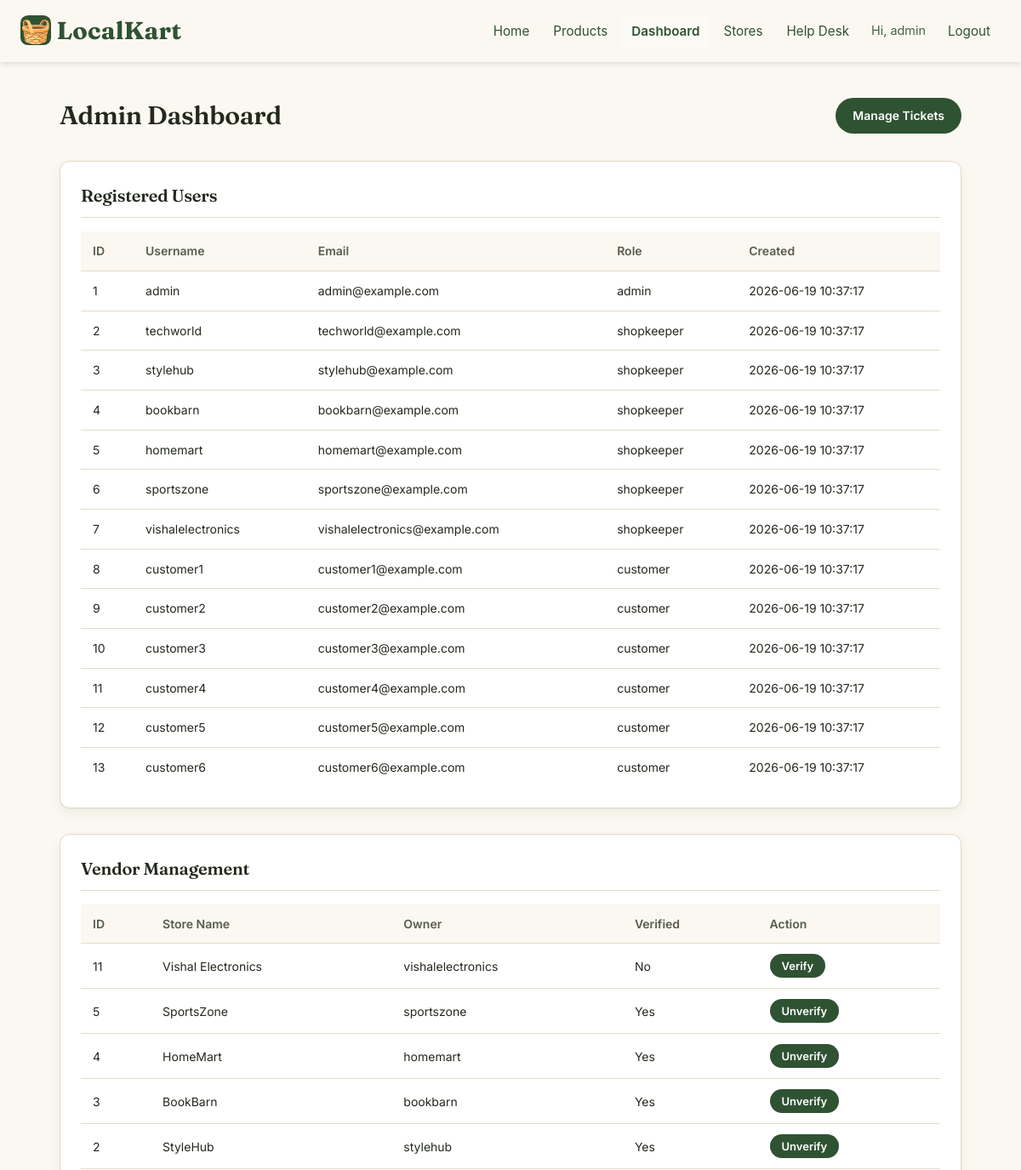
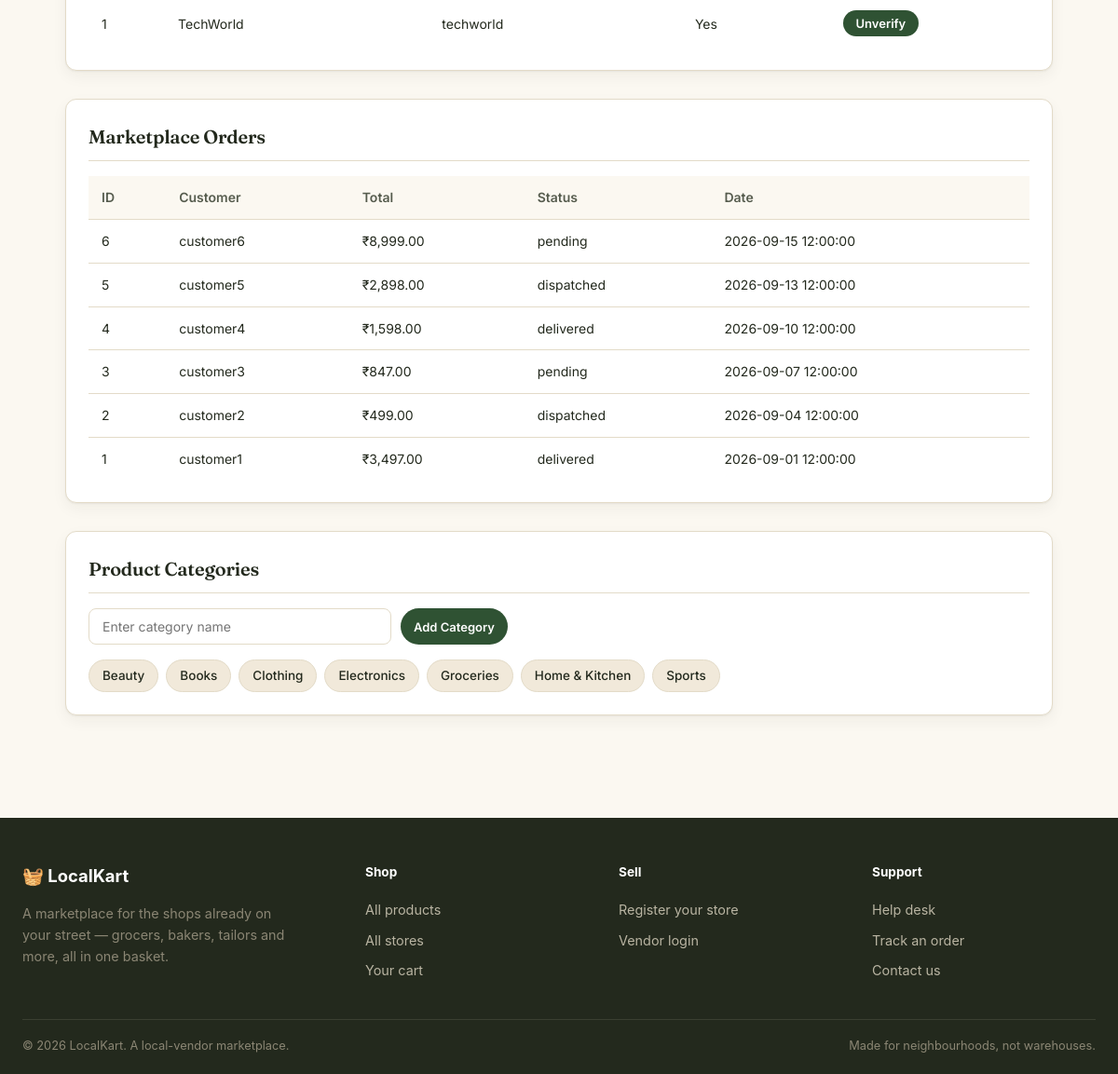
/admin.php (signed in), run on the app's committed database (2 pictures, top to bottom).
### tables this page shows
CREATE TABLE IF NOT EXISTS users (
    id INT AUTO_INCREMENT PRIMARY KEY,
    username VARCHAR(50) UNIQUE NOT NULL,
    email VARCHAR(100) UNIQUE NOT NULL,
    password VARCHAR(255) NOT NULL,
    role ENUM('admin', 'shopkeeper', 'customer') NOT NULL,
    reset_token VARCHAR(64) NULL,
    reset_token_expires DATETIME NULL,
    created_at TIMESTAMP DEFAULT CURRENT_TIMESTAMP
);

CREATE TABLE IF NOT EXISTS vendors (
    id INT AUTO_INCREMENT PRIMARY KEY,
    user_id INT NOT NULL,
    store_name VARCHAR(100) NOT NULL,
    address TEXT,
    verified BOOLEAN DEFAULT FALSE,
    FOREIGN KEY (user_id) REFERENCES users(id) ON DELETE CASCADE
);

CREATE TABLE IF NOT EXISTS orders (
    id INT AUTO_INCREMENT PRIMARY KEY,
    customer_id INT NOT NULL,
    total DECIMAL(10,2) NOT NULL,
    payment_method ENUM('razorpay', 'cod') NOT NULL DEFAULT 'cod',
    razorpay_order_id VARCHAR(64) NULL,
    razorpay_payment_id VARCHAR(64) NULL,
    status ENUM('pending', 'dispatched', 'delivered') DEFAULT 'pending',
    shipping_name VARCHAR(100) NOT NULL DEFAULT '',
    shipping_email VARCHAR(100) NOT NULL DEFAULT '',
    shipping_address TEXT NULL,
    shipping_city VARCHAR(100) NULL,
    shipping_zip VARCHAR(20) NULL,
    shipping_country VARCHAR(100) NULL,
    created_at TIMESTAMP DEFAULT CURRENT_TIMESTAMP,
    FOREIGN KEY (customer_id) REFERENCES users(id)
);

CREATE TABLE IF NOT EXISTS categories (
    id INT AUTO_INCREMENT PRIMARY KEY,
    name VARCHAR(50) NOT NULL,
    description TEXT
);

### admin.php (the view, shortened to what this page needs)
<?php
require_once 'config.php';
$users = $pdo->query("SELECT * FROM users ORDER BY created_at DESC")->fetchAll(PDO::FETCH_ASSOC);
$vendors = $pdo->query("
    SELECT v.*, u.username, u.email
    FROM vendors v
    JOIN users u ON v.user_id = u.id
    ORDER BY v.id DESC
")->fetchAll(PDO::FETCH_ASSOC);
$orders = $pdo->query("
    SELECT o.*, u.username AS customer_name
    FROM orders o
    JOIN users u ON o.customer_id = u.id
    ORDER BY o.created_at DESC
")->fetchAll(PDO::FETCH_ASSOC);
$categories = $pdo->query("SELECT * FROM categories ORDER BY name")->fetchAll(PDO::FETCH_ASSOC);
?>
<!DOCTYPE html>
<html lang="en">
<head>
</head>
<body>
    <?php include 'partials/header.php'; ?>
    <div class="container">
        <div class="admin-header">
            <h2>Admin Dashboard</h2>
            <a href="admin_helpdesk.php" class="btn">Manage Tickets</a>
        </div>
        <section>
            <h2>Registered Users</h2>
            <?php if ($users): ?>
                <table>
                    <tr>
                        <th>ID</th>
                        <th>Username</th>
                        <th>Email</th>
                        <th>Role</th>
                        <th>Created</th>
                    </tr>
                    <?php foreach ($users as $u): ?>
                        <tr>
                            <td><?= $u['id'] ?></td>
                            <td><?= htmlspecialchars($u['username']) ?></td>
                            <td><?= htmlspecialchars($u['email']) ?></td>
                            <td><?= htmlspecialchars($u['role']) ?></td>
                            <td><?= $u['created_at'] ?></td>
                        </tr>
                    <?php endforeach; ?>
                </table>
            <?php else: ?>
                <p>No users found.</p>
            <?php endif; ?>
        </section>
        <section>
            <h2>Vendor Management</h2>
            <?php if ($vendors): ?>
                <table>
                    <tr>
                        <th>ID</th>
                        <th>Store Name</th>
                        <th>Owner</th>
                        <th>Verified</th>
                        <th>Action</th>
                    </tr>
                    <?php foreach ($vendors as $v): ?>
                        <tr>
                            <td><?= $v['id'] ?></td>
                            <td><?= htmlspecialchars($v['store_name']) ?></td>
                            <td><?= htmlspecialchars($v['username']) ?></td>
                            <td><?= $v['verified'] ? 'Yes' : 'No' ?></td>
                            <td>
                                <form method="post" style="margin:0;">
                                    <button type="submit" class="btn btn-sm">
                                        <?= $v['verified'] ? 'Unverify' : 'Verify' ?>
                                    </button>
                                </form>
                            </td>
                        </tr>
                    <?php endforeach; ?>
                </table>
            <?php else: ?>
                <p>No vendors found.</p>
            <?php endif; ?>
        </section>
        <section>
            <h2>Marketplace Orders</h2>
            <?php if ($orders): ?>
                <table>
                    <tr>
                        <th>ID</th>
                        <th>Customer</th>
                        <th>Total</th>
                        <th>Status</th>
                        <th>Date</th>
                    </tr>
                    <?php foreach ($orders as $o): ?>
                        <tr>
                            <td><?= $o['id'] ?></td>
                            <td><?= htmlspecialchars($o['customer_name']) ?></td>
                            <td>₹<?= number_format($o['total'], 2) ?></td>
                            <td><?= htmlspecialchars($o['status']) ?></td>
                            <td><?= $o['created_at'] ?></td>
                        </tr>
                    <?php endforeach; ?>
                </table>
            <?php else: ?>
                <p>No orders found.</p>
            <?php endif; ?>
        </section>
        <section>
            <h2>Product Categories</h2>
            <form method="post" class="category-form">
                <input type="text" name="cat_name" placeholder="Enter category name" required>
                <button type="submit" class="btn btn-sm">Add Category</button>
            </form>
            <?php if ($categories): ?>
                <ul class="category-list">
                    <?php foreach ($categories as $c): ?>
                        <li><?= htmlspecialchars($c['name']) ?></li>
                    <?php endforeach; ?>
                </ul>
            <?php else: ?>
                <p>No categories found.</p>
            <?php endif; ?>
        </section>
    </div>
    <?php include 'partials/footer.php'; ?>
</body>
</html>

### admin.php (style rules this page uses)
:root { --paper: #FBF8F1; --paper-alt: #F1E9DA; --ink: #23291D; --ink-soft: #565C4E; --line: #E3DBC8; --moss: #2F5233; --moss-dark: #20391F; --marigold: #E7A62F; --marigold-dark: #C98A1B; --brick: #A63D2F; --white: #FFFFFF; --radius-card: 12px; --radius-pill: 999px; --shadow-soft: 0 1px 2px rgba(35,41,29,0.06), 0 6px 16px rgba(35,41,29,0.05); }
* { box-sizing: border-box; }
body { margin: 0; background: var(--paper); color: var(--ink); font-family: 'Inter', sans-serif; line-height: 1.55; min-height: 100vh; display: flex; flex-direction: column; }
h1, h2, h3, h4 { font-family: 'Fraunces', serif; color: var(--ink); font-weight: 600; letter-spacing: -0.01em; }
a { color: inherit; text-decoration: none; }
.container { flex: 1; max-width: 1100px; width: 100%; margin: 0 auto; padding: 40px 20px; }
.admin-header { display: flex; justify-content: space-between; align-items: center; flex-wrap: wrap; gap: 16px; margin-bottom: 30px; }
.admin-header h2 { font-size: 30px; margin: 0; }
.btn { display: inline-flex; align-items: center; justify-content: center; background: var(--moss); color: white; border: none; cursor: pointer; font-family: inherit; font-weight: 600; font-size: 14px; padding: 10px 20px; border-radius: var(--radius-pill); transition: background .15s, box-shadow .15s; }
.btn-sm { padding: 6px 14px; font-size: 13px; }
section { background: var(--white); border: 1px solid var(--line); border-radius: var(--radius-card); padding: 24px; margin-bottom: 30px; box-shadow: var(--shadow-soft); }
section h2 { font-size: 20px; margin-top: 0; margin-bottom: 16px; padding-bottom: 10px; border-bottom: 1px solid var(--line); }
table { width: 100%; border-collapse: collapse; text-align: left; font-size: 14px; margin-top: 8px; }
th, td { padding: 12px 14px; border-bottom: 1px solid var(--line); }
th { font-weight: 600; color: var(--ink-soft); background: var(--paper); }
tr:last-child td { border-bottom: none; }
.category-form { display: flex; gap: 10px; margin-bottom: 16px; max-width: 450px; }
.category-form input { flex: 1; padding: 10px 14px; border: 1px solid var(--line); border-radius: 8px; font-family: inherit; font-size: 14px; background: var(--white); color: var(--ink); }
.category-list { list-style: none; padding: 0; margin: 0; display: flex; flex-wrap: wrap; gap: 8px; }
.category-list li { background: var(--paper-alt); border: 1px solid var(--line); padding: 6px 14px; border-radius: var(--radius-pill); font-size: 13.5px; font-weight: 500; }

### data on the page
users: id "1", username "admin", email "admin@example.com", role "admin", created_at "2026-06-19 10:37:17"
users: id "2", username "techworld", email "techworld@example.com", role "shopkeeper", created_at "2026-06-19 10:37:17"
users: id "3", username "stylehub", email "stylehub@example.com", role "shopkeeper", created_at "2026-06-19 10:37:17"
users: id "4", username "bookbarn", email "bookbarn@example.com", role "shopkeeper", created_at "2026-06-19 10:37:17"
users: id "5", username "homemart", email "homemart@example.com", role "shopkeeper", created_at "2026-06-19 10:37:17"
users: id "6", username "sportszone", email "sportszone@example.com", role "shopkeeper", created_at "2026-06-19 10:37:17"
users: id "7", username "vishalelectronics", email "vishalelectronics@example.com", role "shopkeeper", created_at "2026-06-19 10:37:17"
users: id "8", username "customer1", email "customer1@example.com", role "customer", created_at "2026-06-19 10:37:17"
users: id "9", username "customer2", email "customer2@example.com", role "customer", created_at "2026-06-19 10:37:17"
users: id "10", username "customer3", email "customer3@example.com", role "customer", created_at "2026-06-19 10:37:17"
users: id "11", username "customer4", email "customer4@example.com", role "customer", created_at "2026-06-19 10:37:17"
users: id "12", username "customer5", email "customer5@example.com", role "customer", created_at "2026-06-19 10:37:17"
users: id "13", username "customer6", email "customer6@example.com", role "customer", created_at "2026-06-19 10:37:17"
vendors: id "11", store_name "Vishal Electronics", user.username "vishalelectronics", verified "No"
vendors: id "5", store_name "SportsZone", user.username "sportszone", verified "Yes"
vendors: id "4", store_name "HomeMart", user.username "homemart", verified "Yes"
vendors: id "3", store_name "BookBarn", user.username "bookbarn", verified "Yes"
vendors: id "2", store_name "StyleHub", user.username "stylehub", verified "Yes"
vendors: id "1", store_name "TechWorld", user.username "techworld", verified "Yes"
orders: id "6", customer.username "customer6", total "8,999.00", status "pending", created_at "2026-09-15 12:00:00"
orders: id "5", customer.username "customer5", total "2,898.00", status "dispatched", created_at "2026-09-13 12:00:00"
orders: id "4", customer.username "customer4", total "1,598.00", status "delivered", created_at "2026-09-10 12:00:00"
orders: id "3", customer.username "customer3", total "847.00", status "pending", created_at "2026-09-07 12:00:00"
orders: id "2", customer.username "customer2", total "499.00", status "dispatched", created_at "2026-09-04 12:00:00"
orders: id "1", customer.username "customer1", total "3,497.00", status "delivered", created_at "2026-09-01 12:00:00"
categories: name "Beauty"
categories: name "Books"
categories: name "Clothing"
categories: name "Electronics"
categories: name "Groceries"
categories: name "Home & Kitchen"
categories: name "Sports"

### other printed values
$_SESSION['username'] "admin"
